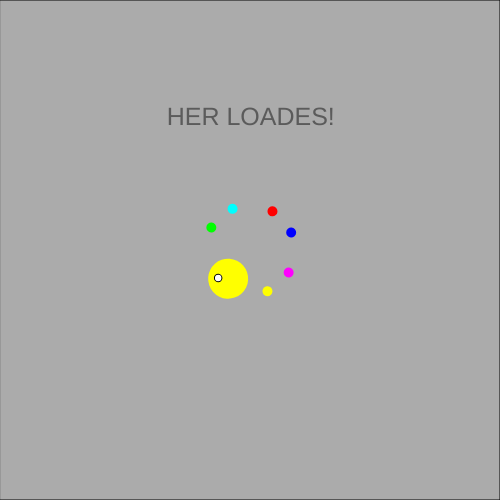
Frame 1 (no input)
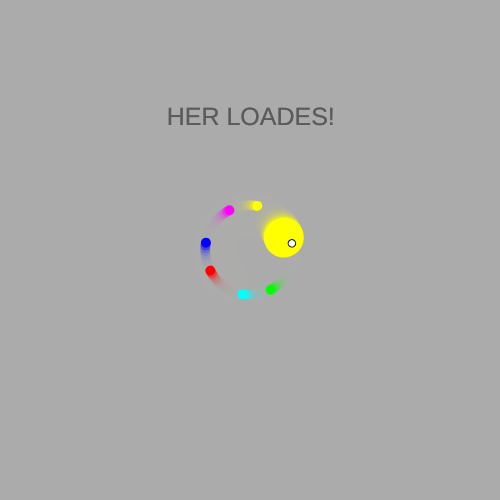
Frame 60 (no input)
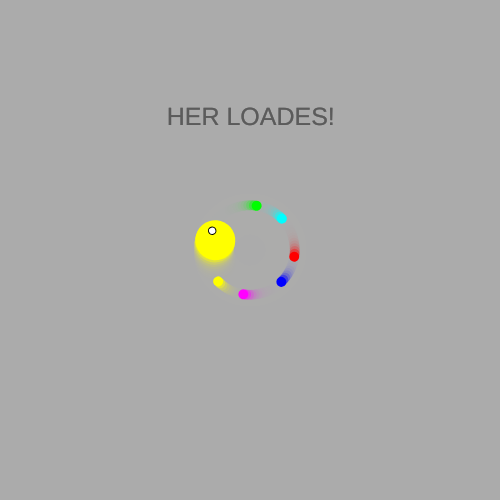
Frame 120 (the mouse pressed at the canvas centre since frame 60)

The p5.js sketch that drew these frames (run headless with seeded random() and noise() and a simulated clock; from frame 60 on, the mouse is pressed at the canvas centre):

// p5.js sketch
// ── sketch.js
//Throbber FORSØGES........................

function setup() {
createCanvas(500,500);
background(170);
frameRate(45);
}

function draw() {

//Tekst - bare fordi
fill(40);
textSize(25);
text("HER LOADES!", height/3, width/4);

//Baggrundshjælperen... Eller noget
fill(170,100);
rect(0,0,width,height);
noStroke();
drawThrobber(100);  //pass to another function, try changing this number
}

function drawThrobber(num) {
    
//Throbber 1 - Gul - små cirkler 1: Gul, 2: Lilla, 3: Turkis, 4: Grøn, 5: Rød, 6: Blå - PacMan fodder!
push();
translate(width/2,height/2);
var cir = 360/num*(frameCount%num); //360/num >> degree of each ellipse move. frameCount%num >> indicates the movement of the ellipse
rotate(radians(cir));
noStroke();    
fill(255,255,0); 
ellipse(20,40,10,10);  //the moving dot(s), the y is the distance from the center
pop();

//Throb 2 - Lilla
push();
translate(width/2,height/2);
var cir = 360/num*(frameCount%num); //360/num >> degree of each ellipse move. frameCount%num >> indicates the movement of the ellipse
rotate(radians(cir));
noStroke();    
fill(255,0,255); 
ellipse(40,20,10,10);  //the moving dot(s), the y is the distance from the center
pop();


//Throb 3 - Turkis    
push();
translate(width/2,height/2);
var cir = 360/num*(frameCount%num); //360/num >> degree of each ellipse move. frameCount%num >> indicates the movement of the ellipse
rotate(radians(cir));
noStroke();    
fill(0,255,255); 
ellipse(-20,-40,10,10);  //the moving dot(s), the y is the distance from the center
pop();

//Throb 4 - Grøn    
push();
translate(width/2,height/2);
var cir = 360/num*(frameCount%num); //360/num >> degree of each ellipse move. frameCount%num >> indicates the movement of the ellipse
rotate(radians(cir));
noStroke();    
fill(0,255,0); 
ellipse(-40,-20,10,10);  //the moving dot(s), the y is the distance from the center
pop();

//Throb 5 - Rød
push();
translate(width/2,height/2);
var cir = 360/num*(frameCount%num); //360/num >> degree of each ellipse move. frameCount%num >> indicates the movement of the ellipse
rotate(radians(cir));
noStroke();    
fill(255,0,0); 
ellipse(20,-40,10,10);  //the moving dot(s), the y is the distance from the center
pop();
    
//Throb 6 - Blå
push();
translate(width/2,height/2);
var cir = 360/num*(frameCount%num); //360/num >> degree of each ellipse move. frameCount%num >> indicates the movement of the ellipse
rotate(radians(cir));
noStroke();    
fill(0,0,255); 
ellipse(40,-20,10,10);  //the moving dot(s), the y is the distance from the center
pop();
    
//Throbber 2: PacMan forsøges her  
push();
translate(width/2,height/2);
var cir = 360/num*(frameCount%num);
rotate(radians(cir));
noStroke();
fill(255,255,0);
ellipse(-20,30,40,40);
pop();
    
//Throbber 2: PacMan øje
push();
translate(width/2,height/2);
var cir = 360/num*(frameCount%num);
rotate(radians(cir));
fill(255);
stroke(0);
ellipse(-30,30,7.5,7.5);
pop();
    
}
